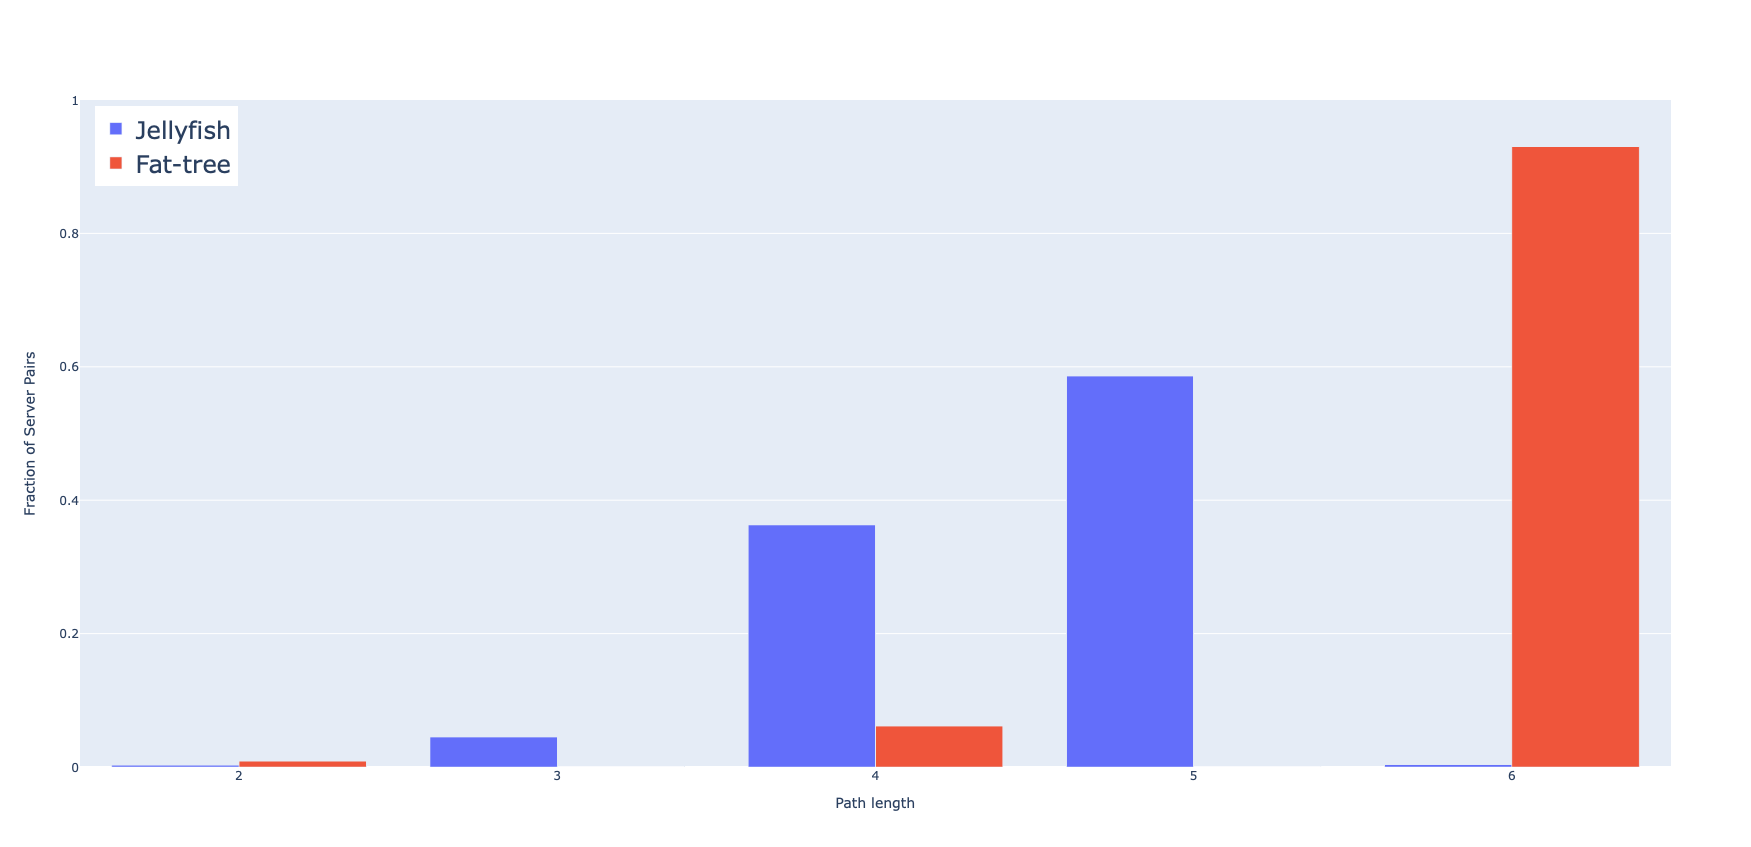

Recreate this plot in Python.
# This code is part of the Advanced Computer Networks course at Vrije
# Universiteit Amsterdam.

# Licensed under the Apache License, Version 2.0 (the "License"); you may not
# use this file except in compliance with the License. You may obtain a copy
# of the License at

#   http://www.apache.org/licenses/LICENSE-2.0

# Unless required by applicable law or agreed to in writing, software
# distributed under the License is distributed on an "AS IS" BASIS, WITHOUT
# WARRANTIES OR CONDITIONS OF ANY KIND, either express or implied. See the
# License for the specific language governing permissions and limitations
# under the License.

import topo
import plotly.graph_objects as go
from os import getcwd
from dijkstra import Dijkstra

# Same setup for Jellyfish and Fattree
num_servers = 686
num_switches = 245
num_ports = 14

# Fat Tree
ft_path_length_count = dict(zip(range(2, 7), [0] * 5))
ft_topo = topo.Fattree(num_ports)
dijkstra_fattree = Dijkstra(ft_topo.servers, ft_topo.switches)
for i in range(num_servers - 1):
    for j in range(i + 1, num_servers):
        path_length = dijkstra_fattree.get_path_length(
            ft_topo.servers[i], ft_topo.servers[j]
        )
        ft_path_length_count.setdefault(path_length, 0)
        ft_path_length_count[path_length] += 1
del ft_topo
# print(ft_path_length_count)


# Jellyflish
jf_path_length_count = dict(zip(range(2, 7), [0] * 5))
# run 3 time
for _ in range(3):
    jf_topo = topo.Jellyfish(num_servers, num_switches, num_ports)
    dijkstra_jellyfish = Dijkstra(jf_topo.servers, jf_topo.switches)
    for i in range(num_servers - 1):
        for j in range(i + 1, num_servers):
            path_length = dijkstra_jellyfish.get_path_length(
                jf_topo.servers[i], jf_topo.servers[j]
            )
            jf_path_length_count.setdefault(path_length, 0)
            jf_path_length_count[path_length] += 1
    del jf_topo
# print(jf_path_length_count)


x_path_length = [i for i in range(2, 7)]
fig = go.Figure(
    data=[
        go.Bar(
            name="Jellyfish",
            x=x_path_length,
            y=[
                jf_path_length_count[i] / sum(jf_path_length_count.values())
                for i in range(2, 7)
            ],
        ),
        go.Bar(
            name="Fat-tree",
            x=x_path_length,
            y=[
                ft_path_length_count[i] / sum(ft_path_length_count.values())
                for i in range(2, 7)
            ],
        ),
    ]
)
fig.update_layout(
    xaxis={"title": "Path length"},
    yaxis={"title": "Fraction of Server Pairs", "range": [0, 1]},
    title_text="Reproduce Figure 1(c)",
    legend=dict(font=dict(size = 24), yanchor="top", y=0.99, xanchor="left", x=0.01),
)

filename = "reproduce_1c.html"
fig.write_html(filename)
print(f"See output figure in {getcwd()+ '/' +filename}")
fig.show()
